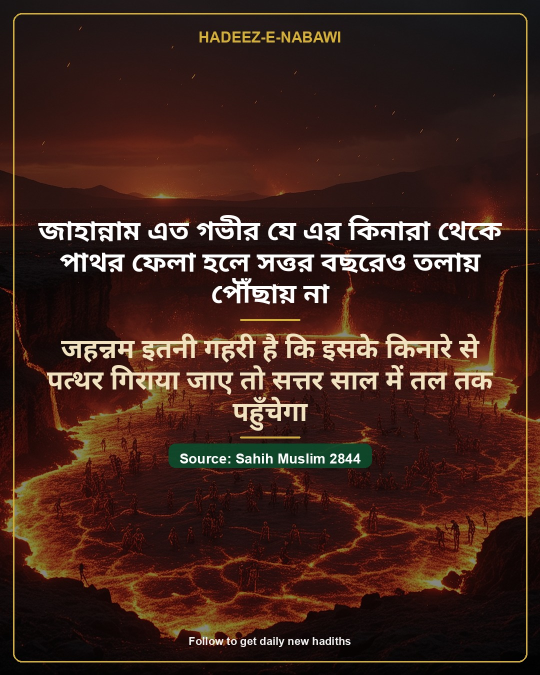
#> input picture media/video/pair_4afdf043_full.jpg, 1080 x 1350 px (shown at 1/2 size); its folder holds only this picture in this run
$ python -i reel.py   (imports and definitions only)
#> lines starting #> are read from the running program, lines starting #| are printed output that depends on the picture
### config.py
import os
from pathlib import Path

BASE_DIR = Path(__file__).resolve().parent
DATA_DIR = BASE_DIR / "data"
MEDIA_DIR = BASE_DIR / "media"
IMPORT_DIR = BASE_DIR / "imports"
ARCHIVE_DIR = IMPORT_DIR / "archive"
TEMPLATE_DIR = BASE_DIR / "templates"
STATIC_DIR = BASE_DIR / "static"
BG_DIR = MEDIA_DIR / "backgrounds"
READY_DIR = MEDIA_DIR / "ready"
MUSIC_DIR = MEDIA_DIR / "music"
VIDEO_DIR = MEDIA_DIR / "video"
REEL_SECONDS = 15
REEL_FPS = 25

HOST = os.getenv("FBENGINE_HOST", "0.0.0.0")
PORT = int(os.getenv("PORT") or os.getenv("FBENGINE_PORT", "8080"))
TZ = "Asia/Kolkata"

GRAPH_VERSION = os.getenv("FBENGINE_GRAPH_VERSION", "v21.0")
GRAPH = f"https://graph.facebook.com/{GRAPH_VERSION}"

SETTINGS_FILE = DATA_DIR / "settings.json"
PAGES_FILE = DATA_DIR / "pages.json"

SECTIONS = {"english": "English", "islam": "Islam", "news": "News"}

for _d in (DATA_DIR, MEDIA_DIR, IMPORT_DIR, ARCHIVE_DIR, READY_DIR, BG_DIR, MUSIC_DIR, VIDEO_DIR):
    _d.mkdir(parents=True, exist_ok=True)
for _sec in SECTIONS:
    (BG_DIR / _sec).mkdir(parents=True, exist_ok=True)
    (MUSIC_DIR / _sec).mkdir(parents=True, exist_ok=True)
for _cat in ("qabr", "jahannam", "jannat", "general"):
    (BG_DIR / "islam" / _cat).mkdir(parents=True, exist_ok=True)
    (MUSIC_DIR / "islam" / _cat).mkdir(parents=True, exist_ok=True)

### reel.py
"""Image + music -> 9:16 Reel video (ffmpeg)."""
import math
import random
import subprocess
import uuid

from PIL import Image, ImageChops, ImageFilter, ImageOps

import config

MUSIC_EXT = {".mp3", ".m4a", ".aac", ".wav", ".ogg"}
W, H = 1080, 1920
SRC_W, SRC_H = 1080, 1350
RW, RH = 1080, 1920

RIPPLE_AMP = 11.0
RIPPLE_LAM = 500.0
RIPPLE_PERIOD = 10.0
HL_COLORS = {"english": "yellow@0.42", "bangla": "pink@0.42",
             "hinglish": "lightgreen@0.42", "hindi": "lightblue@0.42"}

UL_COLORS = {"en": "#FFD400", "bn": "#00E5A0", "hi": "#FF5A5F"}
UL_PX = {"en": 6, "bn": 6, "hi": 6}
UL_GAP = 3
UL_KEY = {"english": "en", "bangla": "bn", "hindi": "hi", "hinglish": "hi"}


def _ul_key(lang):
    return UL_KEY.get(str(lang or "english"), "en")


# [77 lines left out: functions _ul_hex, _ul_chain, not called in this run]

def _ffmpeg():
    import imageio_ffmpeg
    return imageio_ffmpeg.get_ffmpeg_exe()


def folder(section, category):
    return config.MUSIC_DIR / section / (category or "_default")


# [5 lines left out: function tracks, not called in this run]


def count(section, category):
    return len(tracks(section, category))


# [7 lines left out: function pick_music, not called in this run]


def _composite(image_path):
#> called with image_path = 'media/video/pair_4afdf043_full.jpg'
    img = Image.open(image_path).convert("RGB")
#> img is the input picture: PIL image 1080x1350 RGB; mean R, G, B 63.9, 36.5, 28.5
    bg = ImageOps.fit(img, (W, H), Image.LANCZOS).filter(ImageFilter.GaussianBlur(34))
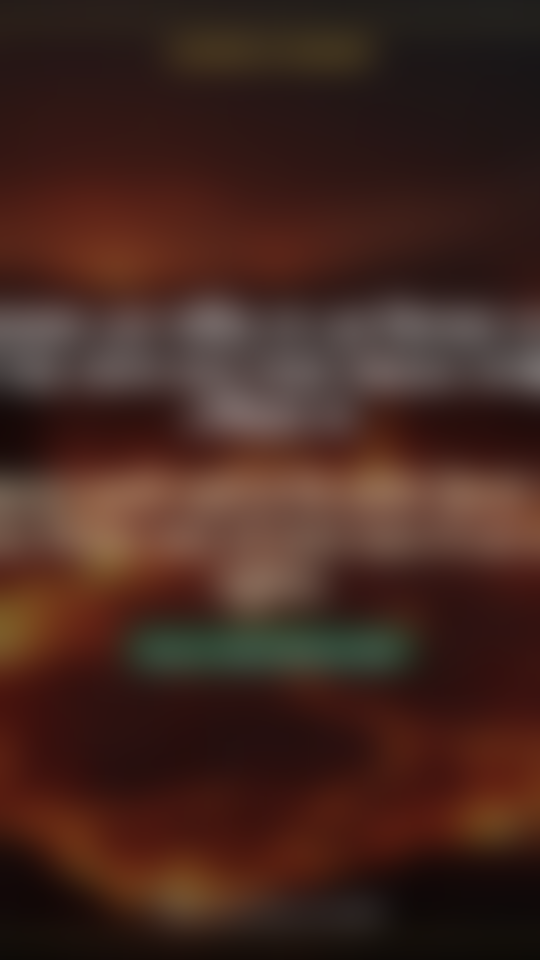
#> bg: PIL image 1080x1920 RGB (shown at 1/2 size); mean R, G, B 67.7, 39.4, 31.7
    bg = Image.blend(bg, Image.new("RGB", (W, H), (0, 0, 0)), 0.45)
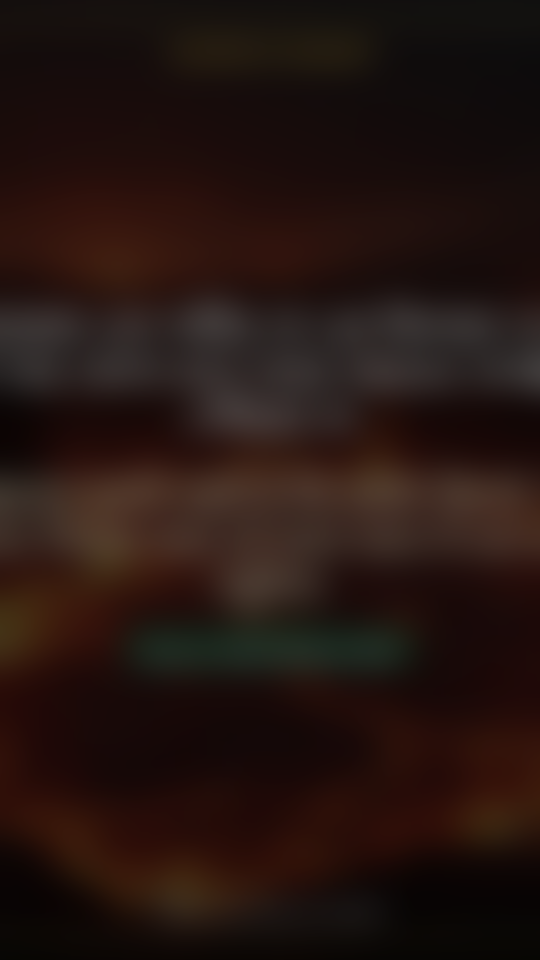
#> bg: PIL image 1080x1920 RGB (shown at 1/2 size); mean R, G, B 36.8, 21.2, 17
    bg.paste(img.resize((SRC_W, SRC_H), Image.LANCZOS), (0, (H - SRC_H) // 2))
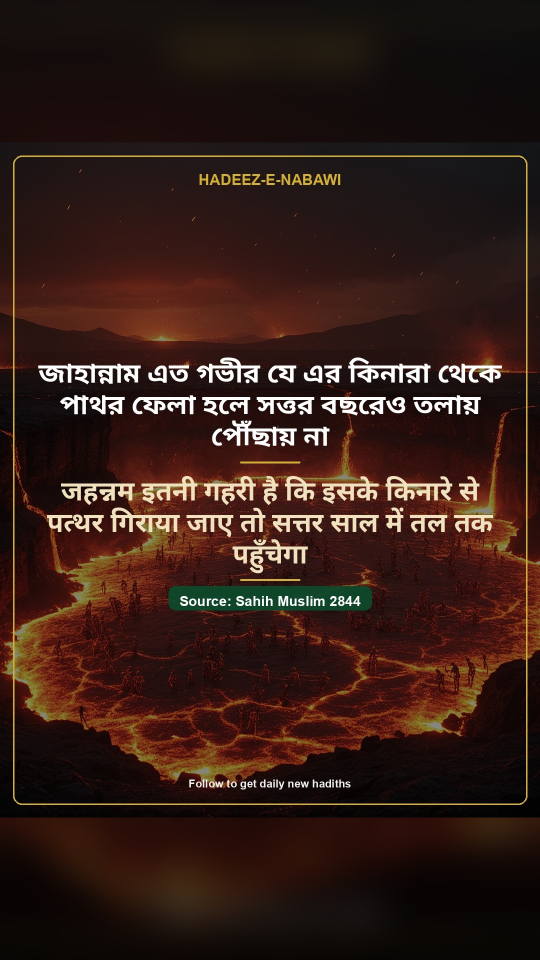
#> bg: PIL image 1080x1920 RGB (shown at 1/2 size); mean R, G, B 52.5, 29.9, 23.2
    return bg


# [15 lines left out: functions _frame, _mask, not called in this run]


MODES = ("zoom", "zoomout", "pan", "wave", "warp", "ripple", "pulse", "rgb")


# [202 lines left out: functions _chain, _ripple_maps, build, not called in this run]

>>> result = _composite('media/video/pair_4afdf043_full.jpg')

$ run again, on media/video/pair_4afdf043_plain.jpg
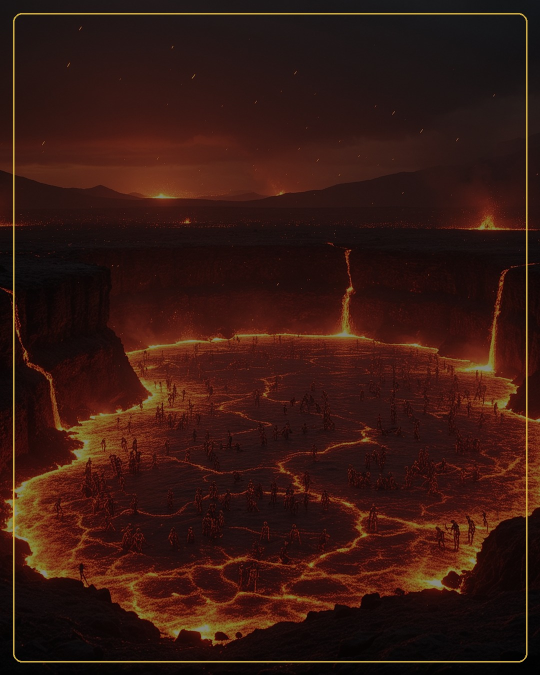
#> input picture media/video/pair_4afdf043_plain.jpg, 1080 x 1350 px (shown at 1/2 size)
#> in _composite, img is the input picture: PIL image 1080x1350 RGB; mean R, G, B 54, 24.3, 17.4
#> in _composite, `bg = Image.blend(bg, Image.new("RGB", (W, H), (0, 0, 0)), 0.45)`:
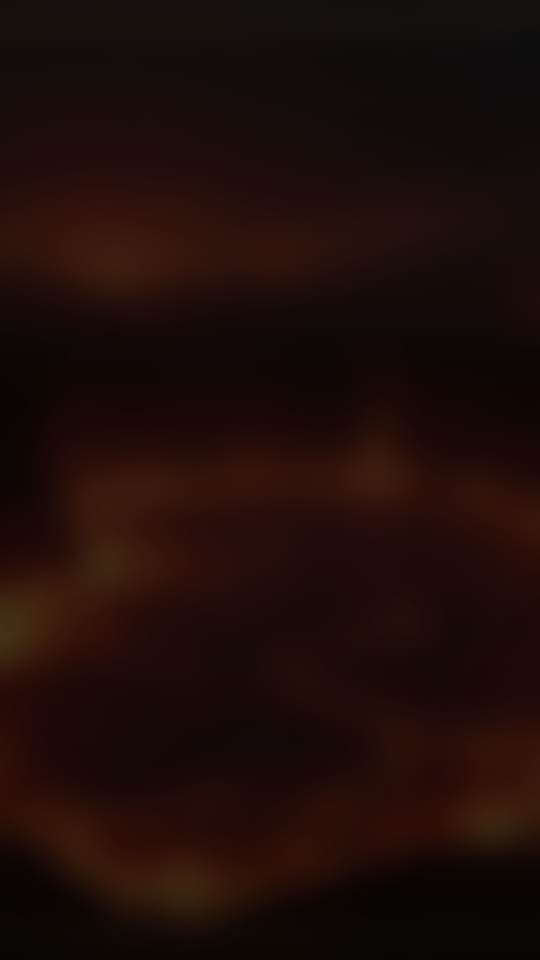
#> bg: PIL image 1080x1920 RGB (shown at 1/2 size); mean R, G, B 30, 12.7, 9.3
#> in _composite, `bg.paste(img.resize((SRC_W, SRC_H), Image.LANCZOS), (0, (H - SRC_H) //..`:
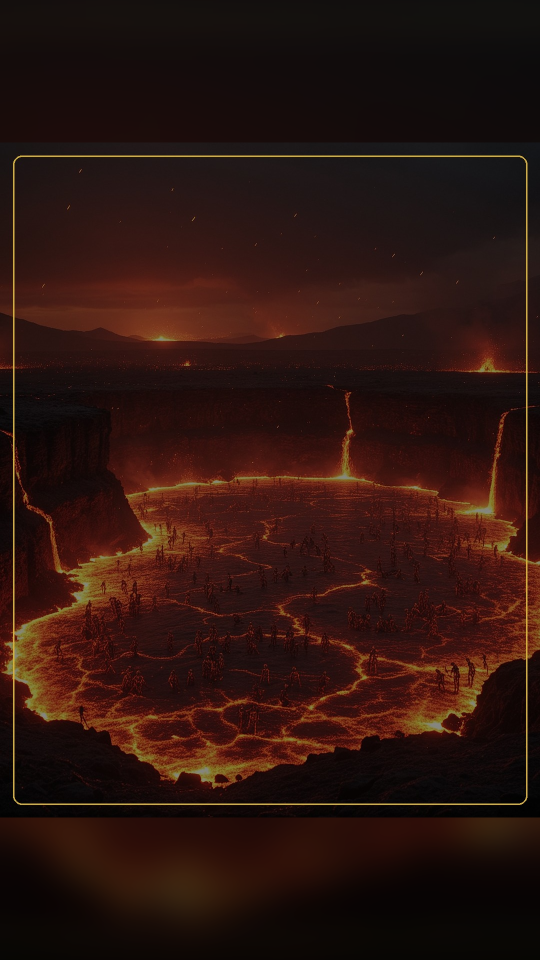
#> bg: PIL image 1080x1920 RGB (shown at 1/2 size); mean R, G, B 45, 20.8, 15

$ run again, on media/video/pair_6c1040be_full.jpg
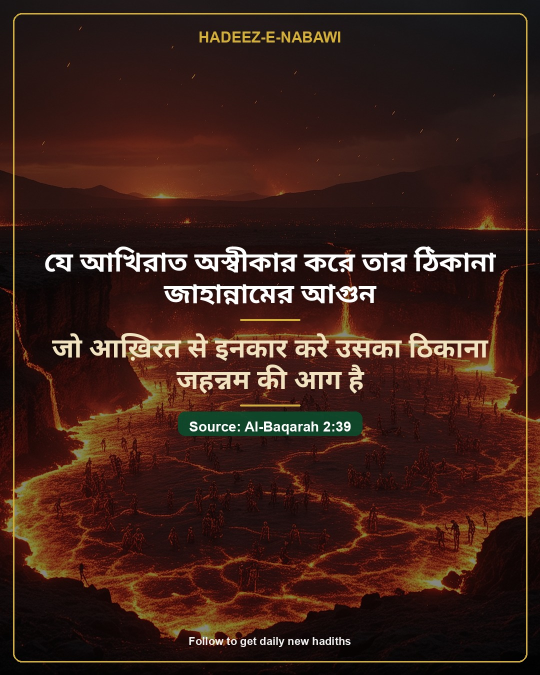
#> input picture media/video/pair_6c1040be_full.jpg, 1080 x 1350 px (shown at 1/2 size)
#> in _composite, img is the input picture: PIL image 1080x1350 RGB; mean R, G, B 61, 33.1, 25.4
#> in _composite, `bg = Image.blend(bg, Image.new("RGB", (W, H), (0, 0, 0)), 0.45)`:
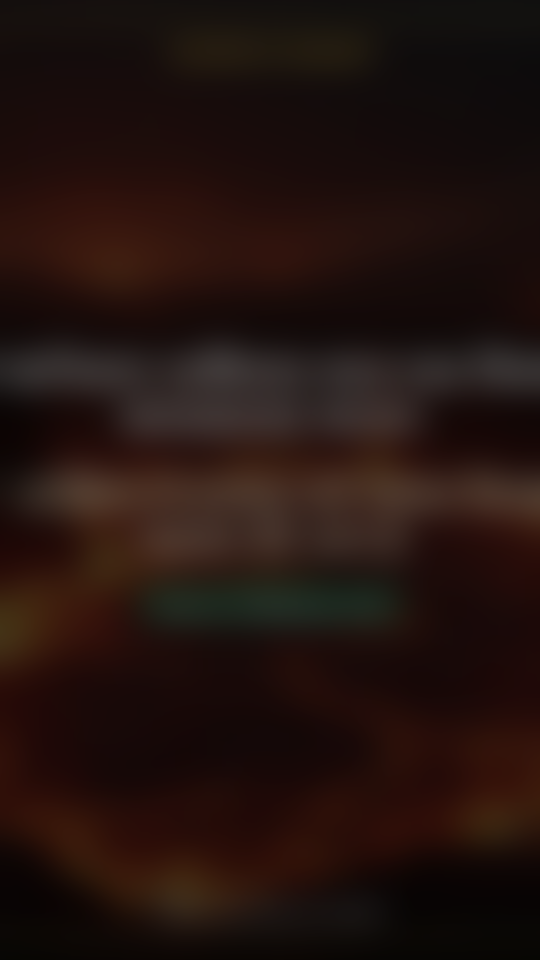
#> bg: PIL image 1080x1920 RGB (shown at 1/2 size); mean R, G, B 34.8, 19, 15
#> in _composite, `bg.paste(img.resize((SRC_W, SRC_H), Image.LANCZOS), (0, (H - SRC_H) //..`:
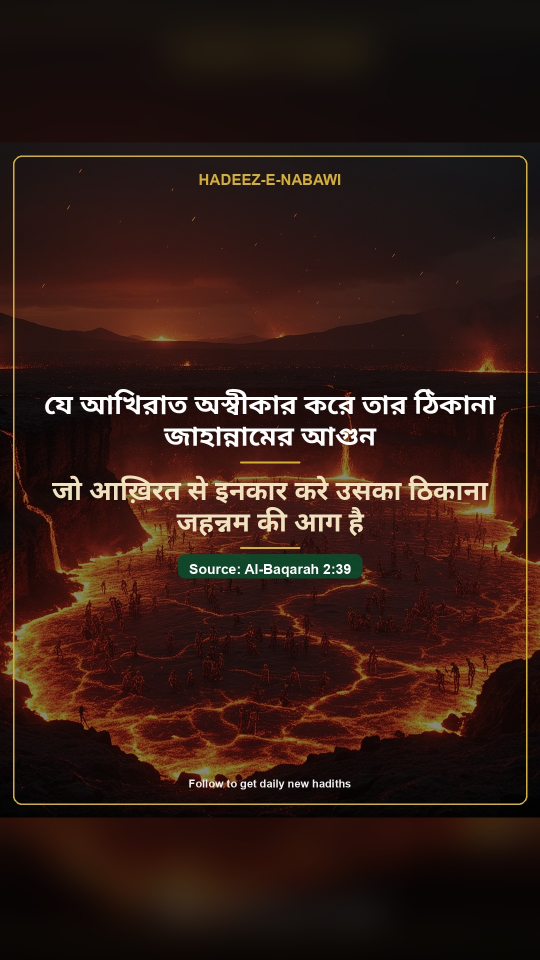
#> bg: PIL image 1080x1920 RGB (shown at 1/2 size); mean R, G, B 50.4, 27.5, 20.9
